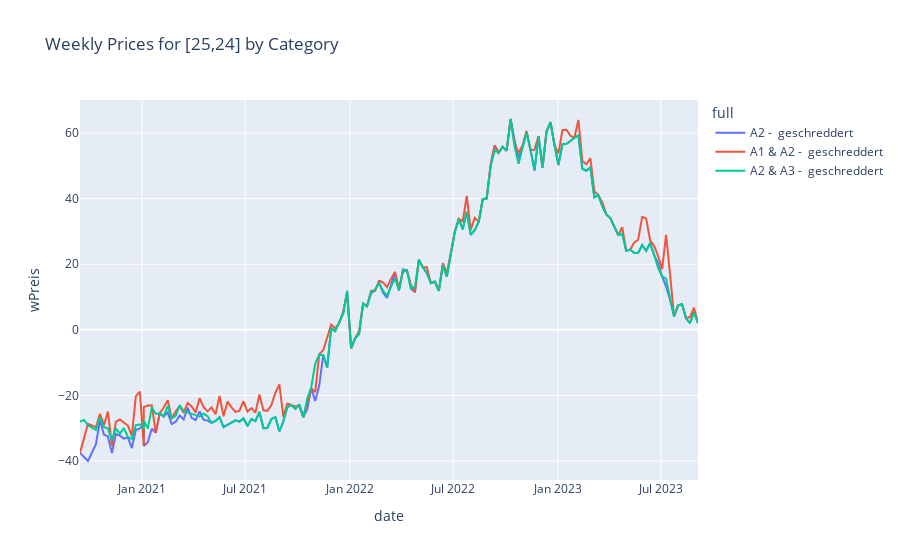

Notebook code cell kept with this figure:
### Code cell
fig = px.line(TS1, x='date', y='wPreis', color='full', title='Weekly Prices for [25,24] by Category')
fig.show()

### Figure 1 — Plotly figure (JSON) as saved in the notebook; plotly's stock layout.template omitted (floating-point values rounded to 4 significant figures; data arrays with more than 128 entries replaced by an {"elided": "..."} marker saying what was removed)
{"data": [{"hovertemplate": "full=A2 -  geschreddert<br>date=%{x}<br>wPreis=%{y}<extra></extra>", "legendgroup": "A2 -  geschreddert", "line": {"color": "#636efa", "dash": "solid"}, "marker": {"symbol": "circle"}, "mode": "lines", "name": "A2 -  geschreddert", "orientation": "v", "showlegend": true, "type": "scatter", "x": {"elided": "154 str values"}, "xaxis": "x", "y": {"elided": "154 float values"}, "yaxis": "y"}, {"hovertemplate": "full=A1 & A2 -  geschreddert<br>date=%{x}<br>wPreis=%{y}<extra></extra>", "legendgroup": "A1 & A2 -  geschreddert", "line": {"color": "#EF553B", "dash": "solid"}, "marker": {"symbol": "circle"}, "mode": "lines", "name": "A1 & A2 -  geschreddert", "orientation": "v", "showlegend": true, "type": "scatter", "x": {"elided": "154 str values"}, "xaxis": "x", "y": {"elided": "154 float values"}, "yaxis": "y"}, {"hovertemplate": "full=A2 & A3 -  geschreddert<br>date=%{x}<br>wPreis=%{y}<extra></extra>", "legendgroup": "A2 & A3 -  geschreddert", "line": {"color": "#00cc96", "dash": "solid"}, "marker": {"symbol": "circle"}, "mode": "lines", "name": "A2 & A3 -  geschreddert", "orientation": "v", "showlegend": true, "type": "scatter", "x": {"elided": "156 str values"}, "xaxis": "x", "y": {"elided": "156 float values"}, "yaxis": "y"}], "layout": {"legend": {"title": {"text": "full"}, "tracegroupgap": 0}, "title": {"text": "Weekly Prices for [25,24] by Category"}, "xaxis": {"anchor": "y", "domain": [0, 1], "title": {"text": "date"}}, "yaxis": {"anchor": "x", "domain": [0, 1], "title": {"text": "wPreis"}}}}
